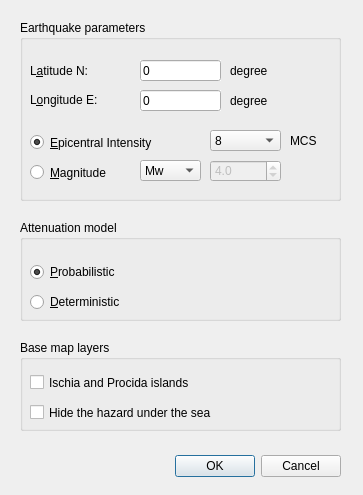
<?xml version="1.0" encoding="UTF-8"?>
<ui version="4.0">
 <class>IschiaSeismicScenarioDialogBase</class>
 <widget class="QDialog" name="IschiaSeismicScenarioDialogBase">
  <property name="windowModality">
   <enum>Qt::NonModal</enum>
  </property>
  <property name="geometry">
   <rect>
    <x>0</x>
    <y>0</y>
    <width>363</width>
    <height>495</height>
   </rect>
  </property>
  <property name="sizePolicy">
   <sizepolicy hsizetype="Fixed" vsizetype="Fixed">
    <horstretch>0</horstretch>
    <verstretch>0</verstretch>
   </sizepolicy>
  </property>
  <property name="windowTitle">
   <string>Ischia Seismic Scenario</string>
  </property>
  <property name="windowIcon">
   <iconset>
    <normaloff>icon.png</normaloff>icon.png</iconset>
  </property>
  <widget class="QDialogButtonBox" name="button_box">
   <property name="geometry">
    <rect>
     <x>20</x>
     <y>450</y>
     <width>321</width>
     <height>32</height>
    </rect>
   </property>
   <property name="font">
    <font>
     <family>Arial</family>
     <italic>false</italic>
    </font>
   </property>
   <property name="orientation">
    <enum>Qt::Horizontal</enum>
   </property>
   <property name="standardButtons">
    <set>QDialogButtonBox::Cancel|QDialogButtonBox::Ok</set>
   </property>
   <property name="centerButtons">
    <bool>false</bool>
   </property>
  </widget>
  <widget class="QGroupBox" name="groupBox">
   <property name="geometry">
    <rect>
     <x>20</x>
     <y>20</y>
     <width>321</width>
     <height>181</height>
    </rect>
   </property>
   <property name="font">
    <font>
     <family>Arial</family>
     <italic>false</italic>
    </font>
   </property>
   <property name="styleSheet">
    <string notr="true"/>
   </property>
   <property name="title">
    <string>Earthquake parameters</string>
   </property>
   <property name="flat">
    <bool>false</bool>
   </property>
   <property name="checkable">
    <bool>false</bool>
   </property>
   <widget class="QLabel" name="label">
    <property name="geometry">
     <rect>
      <x>10</x>
      <y>40</y>
      <width>91</width>
      <height>21</height>
     </rect>
    </property>
    <property name="font">
     <font>
      <family>Arial</family>
      <italic>false</italic>
     </font>
    </property>
    <property name="text">
     <string>L&amp;atitude N:</string>
    </property>
    <property name="buddy">
     <cstring>lineEditLat</cstring>
    </property>
   </widget>
   <widget class="QLabel" name="label_2">
    <property name="geometry">
     <rect>
      <x>10</x>
      <y>70</y>
      <width>91</width>
      <height>20</height>
     </rect>
    </property>
    <property name="font">
     <font>
      <family>Arial</family>
      <italic>false</italic>
     </font>
    </property>
    <property name="text">
     <string>L&amp;ongitude E:</string>
    </property>
    <property name="buddy">
     <cstring>lineEditLon</cstring>
    </property>
   </widget>
   <widget class="QLineEdit" name="lineEditLat">
    <property name="geometry">
     <rect>
      <x>120</x>
      <y>40</y>
      <width>81</width>
      <height>21</height>
     </rect>
    </property>
    <property name="font">
     <font>
      <family>Arial</family>
      <italic>false</italic>
     </font>
    </property>
    <property name="toolTip">
     <string>&lt;html&gt;&lt;head/&gt;&lt;body&gt;&lt;p&gt;Latitude of the earthquake epicenter. Format is decimal degrees in WGS84 (example: 40.72578).&lt;/p&gt;&lt;/body&gt;&lt;/html&gt;</string>
    </property>
    <property name="whatsThis">
     <string/>
    </property>
    <property name="autoFillBackground">
     <bool>true</bool>
    </property>
    <property name="inputMethodHints">
     <set>Qt::ImhNone</set>
    </property>
    <property name="text">
     <string>0</string>
    </property>
    <property name="clearButtonEnabled">
     <bool>false</bool>
    </property>
   </widget>
   <widget class="QLineEdit" name="lineEditLon">
    <property name="geometry">
     <rect>
      <x>120</x>
      <y>70</y>
      <width>81</width>
      <height>21</height>
     </rect>
    </property>
    <property name="font">
     <font>
      <family>Arial</family>
      <italic>false</italic>
     </font>
    </property>
    <property name="toolTip">
     <string>&lt;html&gt;&lt;head/&gt;&lt;body&gt;&lt;p&gt;Longitude of the earthquake epicenter. Format is decimal degrees in WGS84 (example: 13.90588).&lt;/p&gt;&lt;/body&gt;&lt;/html&gt;</string>
    </property>
    <property name="whatsThis">
     <string/>
    </property>
    <property name="autoFillBackground">
     <bool>true</bool>
    </property>
    <property name="text">
     <string>0</string>
    </property>
   </widget>
   <widget class="QComboBox" name="comboBoxIo">
    <property name="geometry">
     <rect>
      <x>190</x>
      <y>110</y>
      <width>71</width>
      <height>21</height>
     </rect>
    </property>
    <property name="font">
     <font>
      <family>Arial</family>
      <italic>false</italic>
     </font>
    </property>
    <property name="toolTip">
     <string>&lt;html&gt;&lt;head/&gt;&lt;body&gt;&lt;p&gt;Allowed values are 6, 7, 8, 9, 10, 11.&lt;/p&gt;&lt;/body&gt;&lt;/html&gt;</string>
    </property>
    <property name="currentIndex">
     <number>2</number>
    </property>
    <item>
     <property name="text">
      <string>6</string>
     </property>
    </item>
    <item>
     <property name="text">
      <string>7</string>
     </property>
    </item>
    <item>
     <property name="text">
      <string>8</string>
     </property>
    </item>
    <item>
     <property name="text">
      <string>9</string>
     </property>
    </item>
    <item>
     <property name="text">
      <string>10</string>
     </property>
    </item>
    <item>
     <property name="text">
      <string>11</string>
     </property>
    </item>
   </widget>
   <widget class="QRadioButton" name="radioButtonMag">
    <property name="geometry">
     <rect>
      <x>10</x>
      <y>140</y>
      <width>101</width>
      <height>25</height>
     </rect>
    </property>
    <property name="font">
     <font>
      <family>Arial</family>
      <italic>false</italic>
     </font>
    </property>
    <property name="toolTip">
     <string>&lt;html&gt;&lt;head/&gt;&lt;body&gt;&lt;p&gt;The magnitude of the earthquake. The Epicentral Intensity value is then updated using Selva et al. (2020) Intensity - Magnitude relationship. &lt;/p&gt;&lt;/body&gt;&lt;/html&gt;</string>
    </property>
    <property name="text">
     <string>&amp;Magnitude</string>
    </property>
   </widget>
   <widget class="QRadioButton" name="radioButtonInt">
    <property name="geometry">
     <rect>
      <x>10</x>
      <y>110</y>
      <width>161</width>
      <height>25</height>
     </rect>
    </property>
    <property name="font">
     <font>
      <family>Arial</family>
      <italic>false</italic>
     </font>
    </property>
    <property name="toolTip">
     <string>&lt;html&gt;&lt;head/&gt;&lt;body&gt;&lt;p&gt;The macrosismic intensity at the epicenter. &lt;/p&gt;&lt;/body&gt;&lt;/html&gt;</string>
    </property>
    <property name="text">
     <string>&amp;Epicentral Intensity</string>
    </property>
    <property name="checked">
     <bool>true</bool>
    </property>
   </widget>
   <widget class="QDoubleSpinBox" name="doubleSpinBoxMw">
    <property name="enabled">
     <bool>false</bool>
    </property>
    <property name="geometry">
     <rect>
      <x>190</x>
      <y>140</y>
      <width>71</width>
      <height>22</height>
     </rect>
    </property>
    <property name="font">
     <font>
      <family>Arial</family>
      <italic>false</italic>
     </font>
    </property>
    <property name="toolTip">
     <string>&lt;html&gt;&lt;head/&gt;&lt;body&gt;&lt;p&gt;Accepted range: 3.2 - 5.2.&lt;/p&gt;&lt;/body&gt;&lt;/html&gt;</string>
    </property>
    <property name="decimals">
     <number>1</number>
    </property>
    <property name="minimum">
     <double>3.200000000000000</double>
    </property>
    <property name="maximum">
     <double>5.200000000000000</double>
    </property>
    <property name="singleStep">
     <double>0.100000000000000</double>
    </property>
    <property name="value">
     <double>4.000000000000000</double>
    </property>
   </widget>
   <widget class="QComboBox" name="comboBoxMtype">
    <property name="geometry">
     <rect>
      <x>120</x>
      <y>140</y>
      <width>61</width>
      <height>21</height>
     </rect>
    </property>
    <property name="toolTip">
     <string>&lt;html&gt;&lt;head/&gt;&lt;body&gt;&lt;p&gt;Type of magnitude. Mw: moment magnitude; Md: duration magnitude.&lt;/p&gt;&lt;/body&gt;&lt;/html&gt;</string>
    </property>
    <property name="currentIndex">
     <number>1</number>
    </property>
    <item>
     <property name="text">
      <string>Md</string>
     </property>
    </item>
    <item>
     <property name="text">
      <string>Mw</string>
     </property>
    </item>
   </widget>
   <widget class="QLabel" name="label_3">
    <property name="geometry">
     <rect>
      <x>210</x>
      <y>40</y>
      <width>61</width>
      <height>21</height>
     </rect>
    </property>
    <property name="font">
     <font>
      <family>Arial</family>
      <italic>false</italic>
     </font>
    </property>
    <property name="text">
     <string>degree</string>
    </property>
    <property name="buddy">
     <cstring>lineEditLat</cstring>
    </property>
   </widget>
   <widget class="QLabel" name="label_4">
    <property name="geometry">
     <rect>
      <x>210</x>
      <y>70</y>
      <width>61</width>
      <height>21</height>
     </rect>
    </property>
    <property name="font">
     <font>
      <family>Arial</family>
      <italic>false</italic>
     </font>
    </property>
    <property name="text">
     <string>degree</string>
    </property>
    <property name="buddy">
     <cstring>lineEditLat</cstring>
    </property>
   </widget>
   <widget class="QLabel" name="label_5">
    <property name="geometry">
     <rect>
      <x>270</x>
      <y>110</y>
      <width>41</width>
      <height>21</height>
     </rect>
    </property>
    <property name="font">
     <font>
      <family>Arial</family>
      <italic>false</italic>
     </font>
    </property>
    <property name="text">
     <string>MCS</string>
    </property>
    <property name="buddy">
     <cstring>lineEditLat</cstring>
    </property>
   </widget>
  </widget>
  <widget class="QGroupBox" name="groupBox_2">
   <property name="geometry">
    <rect>
     <x>20</x>
     <y>220</y>
     <width>321</width>
     <height>101</height>
    </rect>
   </property>
   <property name="font">
    <font>
     <family>Arial</family>
     <italic>false</italic>
    </font>
   </property>
   <property name="title">
    <string>Attenuation model</string>
   </property>
   <widget class="QRadioButton" name="radioButtonDeter">
    <property name="geometry">
     <rect>
      <x>10</x>
      <y>70</y>
      <width>121</width>
      <height>24</height>
     </rect>
    </property>
    <property name="font">
     <font>
      <family>Arial</family>
      <italic>false</italic>
     </font>
    </property>
    <property name="toolTip">
     <string>Use the deterministic relation.</string>
    </property>
    <property name="text">
     <string>&amp;Deterministic</string>
    </property>
   </widget>
   <widget class="QRadioButton" name="radioButtonProb">
    <property name="geometry">
     <rect>
      <x>10</x>
      <y>40</y>
      <width>121</width>
      <height>24</height>
     </rect>
    </property>
    <property name="font">
     <font>
      <family>Arial</family>
      <italic>false</italic>
     </font>
    </property>
    <property name="toolTip">
     <string>Use the probabilistic relation.</string>
    </property>
    <property name="text">
     <string>&amp;Probabilistic</string>
    </property>
    <property name="checked">
     <bool>true</bool>
    </property>
   </widget>
  </widget>
  <widget class="QGroupBox" name="groupBox_3">
   <property name="geometry">
    <rect>
     <x>20</x>
     <y>340</y>
     <width>321</width>
     <height>91</height>
    </rect>
   </property>
   <property name="font">
    <font>
     <family>Arial</family>
     <italic>false</italic>
    </font>
   </property>
   <property name="title">
    <string>Base map layers</string>
   </property>
   <widget class="QCheckBox" name="checkBoxIschia">
    <property name="geometry">
     <rect>
      <x>10</x>
      <y>30</y>
      <width>291</width>
      <height>25</height>
     </rect>
    </property>
    <property name="text">
     <string>Ischia and Procida islands</string>
    </property>
    <property name="checked">
     <bool>false</bool>
    </property>
   </widget>
   <widget class="QCheckBox" name="checkBoxSea">
    <property name="geometry">
     <rect>
      <x>10</x>
      <y>60</y>
      <width>291</width>
      <height>25</height>
     </rect>
    </property>
    <property name="text">
     <string>Hide the hazard under the sea</string>
    </property>
   </widget>
  </widget>
 </widget>
 <tabstops>
  <tabstop>lineEditLat</tabstop>
  <tabstop>lineEditLon</tabstop>
  <tabstop>radioButtonProb</tabstop>
  <tabstop>radioButtonDeter</tabstop>
 </tabstops>
 <resources/>
 <connections>
  <connection>
   <sender>button_box</sender>
   <signal>accepted()</signal>
   <receiver>IschiaSeismicScenarioDialogBase</receiver>
   <slot>accept()</slot>
   <hints>
    <hint type="sourcelabel">
     <x>20</x>
     <y>20</y>
    </hint>
    <hint type="destinationlabel">
     <x>20</x>
     <y>20</y>
    </hint>
   </hints>
  </connection>
  <connection>
   <sender>button_box</sender>
   <signal>rejected()</signal>
   <receiver>IschiaSeismicScenarioDialogBase</receiver>
   <slot>reject()</slot>
   <hints>
    <hint type="sourcelabel">
     <x>20</x>
     <y>20</y>
    </hint>
    <hint type="destinationlabel">
     <x>20</x>
     <y>20</y>
    </hint>
   </hints>
  </connection>
 </connections>
</ui>
